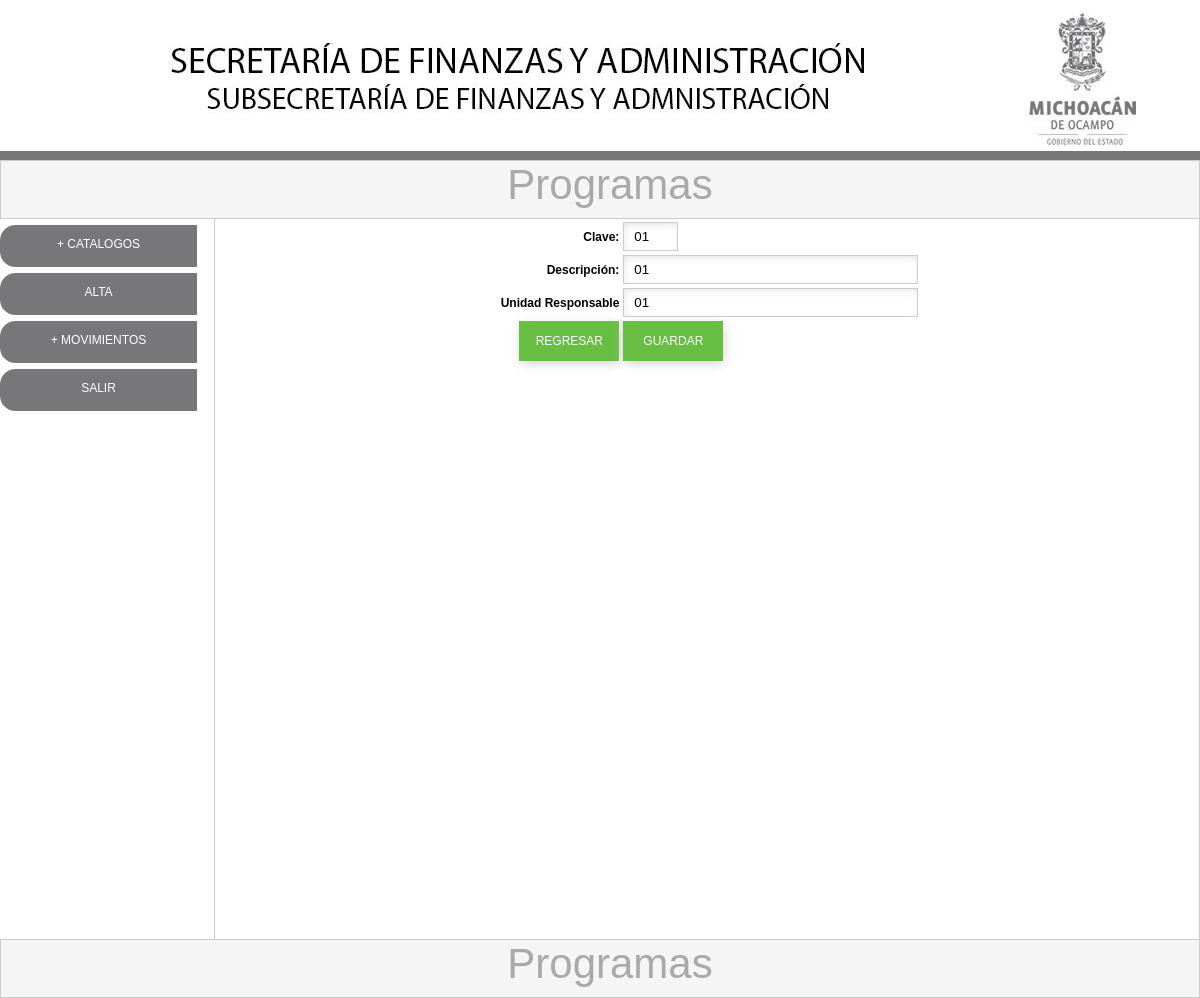
Screenshot of /cat_programas_md.php?idprograma=1 (signed in) with the database file from the repository.
### tables this page shows
CREATE TABLE `cat_programa` (
  `idprograma` int(11) NOT NULL AUTO_INCREMENT,
  `clave` varchar(7) DEFAULT NULL,
  `descripcion` varchar(150) DEFAULT NULL,
  `idarea` int(11) DEFAULT NULL,
  PRIMARY KEY (`idprograma`)
);

CREATE TABLE `cat_area` (
  `idarea` int(11) NOT NULL AUTO_INCREMENT,
  `clave` varchar(7) DEFAULT NULL,
  `descripcion` varchar(150) DEFAULT NULL,
  `titular` varchar(90) DEFAULT NULL,
  PRIMARY KEY (`idarea`)
);

### cat_programas_md.php (the view, shortened to what this page needs)
<?php require_once('Connections/conexion.php'); ?>
<?php
if (!function_exists("GetSQLValueString")) {
function GetSQLValueString($theValue, $theType, $theDefinedValue = "", $theNotDefinedValue = "")
{
  $theValue = function_exists("mysql_real_escape_string") ? mysql_real_escape_string($theValue) : mysql_escape_string($theValue);
  switch ($theType) {
    case "long":
    case "int":
      $theValue = ($theValue != "") ? intval($theValue) : "NULL";
      break;
  }
  return $theValue;
}
}
$editFormAction = $_SERVER['PHP_SELF'];
if (isset($_SERVER['QUERY_STRING'])) {
  $editFormAction .= "?" . htmlentities($_SERVER['QUERY_STRING']);
}
$colname_programas = "-1";
if (isset($_GET['idprograma'])) {
  $colname_programas = $_GET['idprograma'];
}
$query_programas = sprintf("SELECT p.descripcion,p.clave,p.idprograma,p.idarea,a.clave as clave_area FROM cat_programa p INNER JOIN cat_area a on a.idarea=p.idarea WHERE idprograma = %s", GetSQLValueString($colname_programas, "int"));
$programas = mysql_query($query_programas, $conexion) or die(mysql_error());
$row_programas = mysql_fetch_assoc($programas);
?>
<!doctype html>
<html>
<head>
<link rel="stylesheet" type="text/css" href="css/estilos.css">
</head>
<body topmargin="0" leftmargin="0">
<div id="todo">
	<div id="cabeza_prin">
    </div>
    <div id="cuerpo">
    <div id="tituloarriba">
   		<div id="titulosup">Programas</div>
    </div>
    	<div id="panelizq">
			<? include("menu.php"); ?>
      </div>
        <div id="centro_prin">
          <form method="post" name="form1" action="<?php echo $editFormAction; ?>">
            <table align="center">
              <tr valign="baseline">
                <td nowrap align="right"><label class="label">Clave:</label></td>
                <td><input class="campo" type="text" name="clave" value="<?php echo htmlentities($row_programas['clave'], ENT_COMPAT, 'iso-8859-1'); ?>" size="2" maxlength="2"></td>
              </tr>
              <tr valign="baseline">
                <td nowrap align="right"><label class="label">Descripción:</label></td>
                <td><input class="campo" type="text" name="descripcion" value="<?php echo htmlentities($row_programas['descripcion'], ENT_COMPAT, 'iso-8859-1'); ?>" size="32" maxlength="150"></td>
              </tr>
              <tr valign="baseline">
                <td nowrap align="right"><label class="label">Unidad Responsable</label></td>
                <td><input class="campo" type="text" name="ur" value="<?php echo htmlentities($row_programas['clave_area'], ENT_COMPAT, 'iso-8859-1'); ?>" size="32" maxlength="150"></td>
              </tr>
              <tr valign="baseline">
                <td nowrap align="right"><input class="boton" type="button" name="regresar" id="regresar" value="REGRESAR" onClick="location.replace('cat_programas.php');"></td>
                <td><input class="boton" type="button" name="guardar" id="guardar" value="GUARDAR" onClick="if(valida(this.form)) submit();"></td>
              </tr>
            </table>
          </form>
          <p>&nbsp;</p>
        </div>
    </div>
    <div id="tituloabajo">
   		<div id="tituloinf">Programas</div>
    </div>
</div>
</body>
</html>

### css/estilos.css (style rules this page uses)
#todo { margin: 10px auto; width: 1200px; }
#cabeza_prin { width:1200px; height:150px; background: url(../imagenes/bannernomina.jpg); }
#cuerpo { width:1200px; height:645px; }
#panelizq { float:left; width:214px; height:637px; }
#centro_prin { float:left; border-left:1px solid #CCC; border-right:1px solid #CCC; width:984px;; height:720px; background-repeat:no-repeat; background-position:center; background-size:800px; }
#tituloarriba { border:1px solid #CCC; width:1198px; height:57px; background:#F5F5F5; }
#tituloabajo { border:1px solid #CCC; width:1198px; height:57px; background:#F5F5F5; float: left; }
#titulosup { padding-left:20px; font-family: Tahoma, Geneva, sans-serif; font-size: 42px; color: #A9A9A9; text-align:center; }
#tituloinf { padding-left:20px; font-family: Tahoma, Geneva, sans-serif; font-size: 42px; color: #A9A9A9; text-align:center; }
.campo { border: 0; outline:none; height:25px; border:1px solid #CCC; -webkit-box-shadow: inset 1px 3px 12px -5px #CCC; box-shadow: inset 1px 3px 12px -5px #CCC; padding-left:10px; padding-right:10px; }
.label { padding-left:5px; font-family:Tahoma, Geneva, sans-serif; font-size:12px; font-weight:bold; color:#000000; }
.boton { width:100px; height:40px; font-family:Tahoma, Geneva, sans-serif; font-size:12px; border:1px solid #68BE42; background:#68BE42; color:#FFFFFF; -webkit-box-shadow: 1px 3px 12px -1px #CCC; box-shadow: 1px 3px 12px -1px #CCC; }

### rows the page displays
cat_programa: clave "01", descripcion "01", ur "01"
